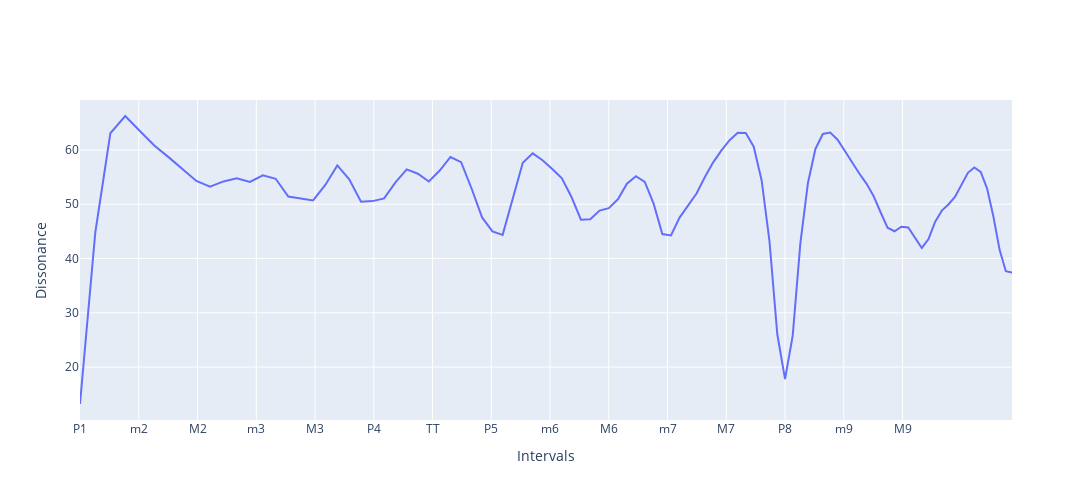

The cell this chart's notebook holds for it:
### Code cell
# choose the synth
S = SawSynth

# axes mesh
xs = np.linspace(base_freq, base_freq * 2.5, NX)
tones = [S.get_tones([base_freq, f]) for f in xs]
ys = [dissonance_total([t.freq for t in tone], [t.p for t in tone]) for tone in tones]

# make graphs
fig = go.Figure()
fig.add_trace(go.Scatter(x=xs, y=ys, mode="lines"))

# make it pretty
fig.update_layout(width=1600, height=500)
fig.update_xaxes(
    ticktext=intervals,
    tickvals=interval_vals,
    title_text="Intervals",
    type="log"
)
fig.update_yaxes(title_text="Dissonance")

fig.show()
